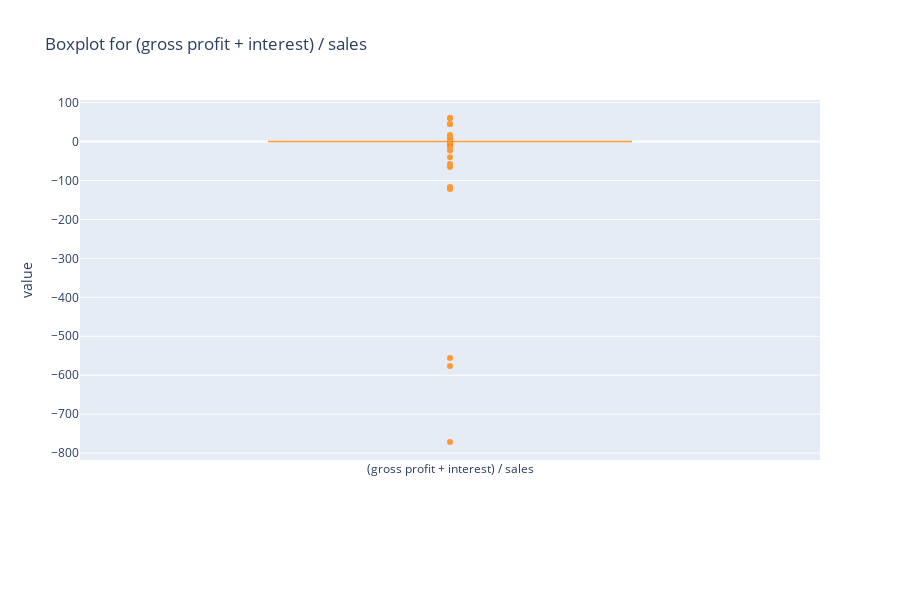

Write notebook code for a chart like this one.
### Markdown cell above
To see boxplot for individual explanatory variable. Change the index (0~64) at `explanatory_variable_index`. 
Hover over each outlier to see its value.

### Code cell
explanatory_variable_index = 30

df.iloc[:,explanatory_variable_index].iplot(
    kind="box",
    boxpoints="outliers",
    layout=dict(
        height=600,
        yaxis=dict(title="value"),
        title=f"Boxplot for {df.columns[explanatory_variable_index]}",
        margin=dict(b=140),
    ),
)

### Figure 1 — Plotly figure (JSON) as saved in the notebook; plotly's stock layout.template omitted (floating-point values rounded to 4 significant figures; data arrays with more than 128 entries replaced by an {"elided": "..."} marker saying what was removed)
{"data": [{"boxpoints": "outliers", "line": {"width": 1.3}, "marker": {"color": "rgba(255, 153, 51, 1.0)"}, "name": "(gross profit + interest) / sales", "orientation": "v", "type": "box", "y": {"elided": "10503 float values"}}], "layout": {"height": 600, "margin": {"b": 140}, "title": {"text": "Boxplot for (gross profit + interest) / sales"}, "yaxis": {"title": {"text": "value"}}}}
